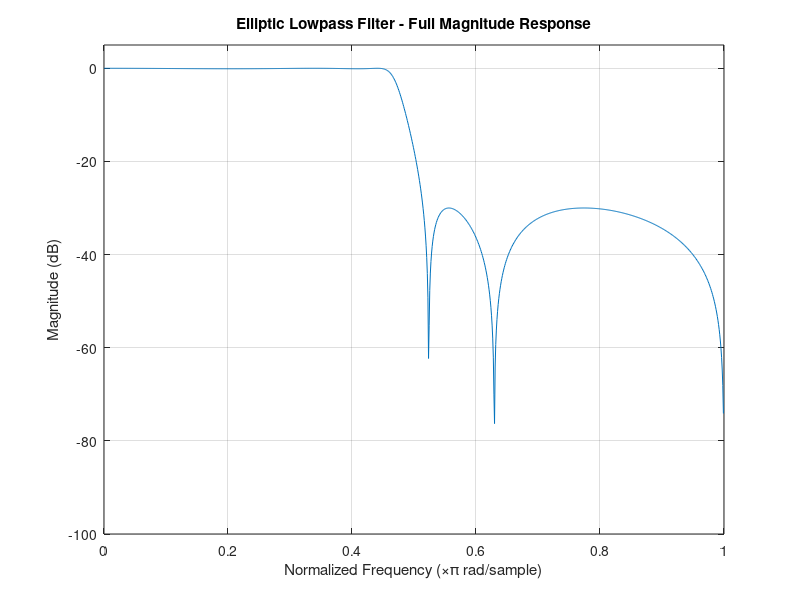
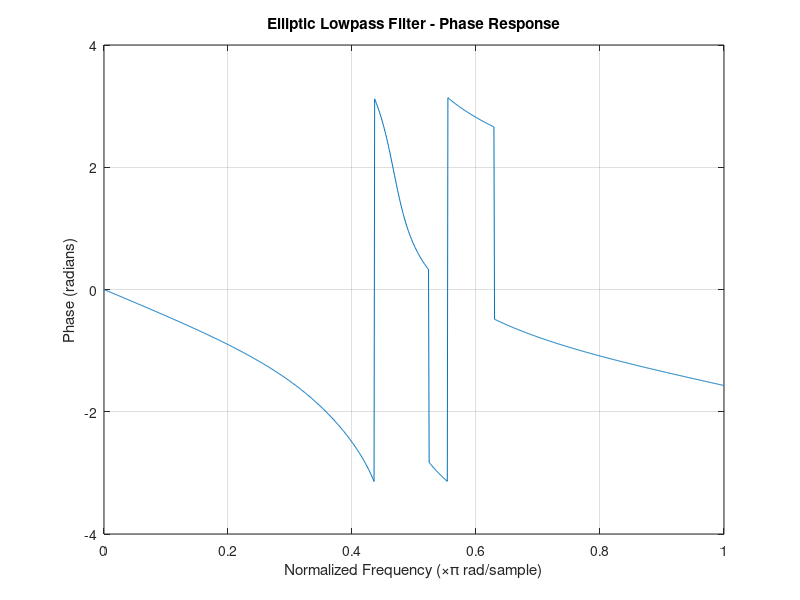
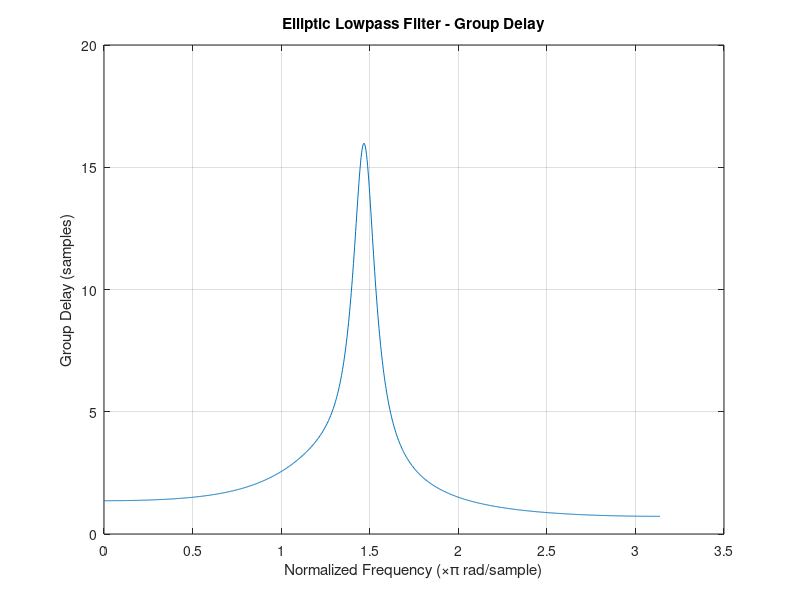
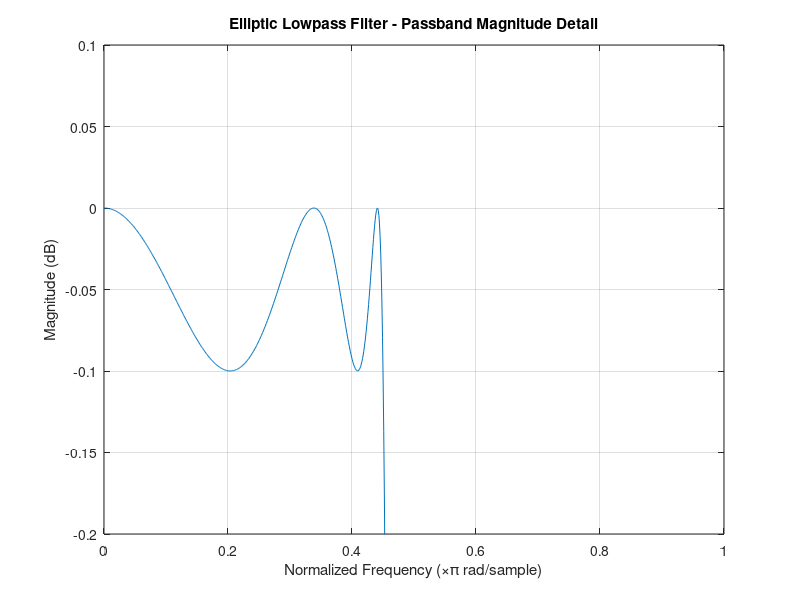

MATLAB code to generate these figures, in order: (Note: this script raises an error after producing the figures.)
clear all;
close all;
clc;

%% Q1

% Filter specifications
Wp = 0.45;  % Passband edge frequency 
Ws = 0.55;  % Stopband edge frequency
Rp = 0.1;   % Passband ripple in dB
Rs = 30;    % Stopband attenuation in dB

% Design the elliptic lowpass filter
[N, Wn] = ellipord(Wp, Ws, Rp, Rs); % Calculate minimum filter order
[b, a] = ellip(N, Rp, Rs, Wn);      % Get the filter coefficients

% Frequency response
[H, w] = freqz(b, a, 1024);

% Plot magnitude response
figure;
plot(w/pi, 20*log10(abs(H)));
grid on;
title('Elliptic Lowpass Filter - Full Magnitude Response');
xlabel('Normalized Frequency (\times\pi rad/sample)');
ylabel('Magnitude (dB)');
ylim([-100 5]);

figure;
plot(w/pi, angle(H));
title('Elliptic Lowpass Filter - Phase Response');
xlabel('Normalized Frequency (\times\pi rad/sample)');
ylabel('Phase (radians)');
grid on;

% Plot group delay
figure
grpdelay(b, a, 1024);
title('Elliptic Lowpass Filter - Group Delay');
xlabel('Normalized Frequency (\times\pi rad/sample)');
ylabel('Group Delay (samples)');

figure;
plot(w/pi, 20*log10(abs(H)));
grid on;
title('Elliptic Lowpass Filter - Passband Magnitude Detail');
xlabel('Normalized Frequency (\times\pi rad/sample)');
ylabel('Magnitude (dB)');
ylim([-0.2 0.1]);

figure;
plot(w/pi, 20*log10(abs(H)));
grid on;
title('Elliptic Lowpass Filter - Transition Band Magnitude Detail');
xlabel('Normalized Frequency (\times\pi rad/sample)');
ylabel('Magnitude (dB)');
ylim([-5 1]);
xlim([0.4 0.5]);

figure;
plot(w/pi, 20*log10(abs(H)));
grid on;
title('Elliptic Lowpass Filter - Stopband Magnitude Detail');
xlabel('Normalized Frequency (\times\pi rad/sample)');
ylabel('Magnitude (dB)');
ylim([-70 -10]);
xlim([0.45 1]);

%% Q2

[d1,d2] = tf2ca(b,a); 	% TF2CA returns denominators of the allpass.
num = 0.5*conv(fliplr(d1),d2)+0.5*conv(fliplr(d2),d1);
den = conv(d1,d2); 	% Reconstruct numerator and denonimator.
MaxDiff = max([max(b-num),max(a-den)]); % Compare original and reconstructed numerator and denominators.

% Plot magnitude response
figure;
plot(w/pi, 20*log10(abs(H)));
grid on;
title('Original Filter - Magnitude Response');
xlabel('Normalized Frequency (\times\pi rad/sample)');
ylabel('Magnitude (dB)');
ylim([-100 5]);


[H2, w2] = freqz(num, den, 1024);

% Plot magnitude response
figure;
plot(w2/pi, 20*log10(abs(H2)));
grid on;
title('Reconstructed Filter - Magnitude Response');
xlabel('Normalized Frequency (\times\pi rad/sample)');
ylabel('Magnitude (dB)');
ylim([-100 5]);

% Plot group delay
figure
grpdelay(num, den, 1024);
title('Reconstructed Filter - Group Delay');
xlabel('Normalized Frequency (\times\pi rad/sample)');
ylabel('Group Delay (samples)');

figure;
[H3, w3] = freqz(num, 1, 1024);
plot(w3/pi,  angle(H2));
grid on;
title('Reconstructed Filter - Phase Response');
xlabel('Normalized Frequency (\times\pi rad/sample)');
ylabel('angle (radians)');

figure;
[H4, w4] = freqz(den, 1, 1024);
plot(w4/pi, angle(H4));
grid on;
title('Denominator Filter - Phase Response');
xlabel('Normalized Frequency (\times\pi rad/sample)');
ylabel('angle (radians)');

figure;
plot(w3/pi,  20*log10(abs(H3)));
grid on;
title('Numerator Filter - Magnitude Response');
xlabel('Normalized Frequency (\times\pi rad/sample)');
ylabel('Magnitude (dB)');

figure;
plot(w4/pi, 20*log10(abs(H4)));
grid on;
title('Denominator Filter - Magnitude Response');
xlabel('Normalized Frequency (\times\pi rad/sample)');
ylabel('Magnitude (dB)');

%% Q3

% Filter specifications
Rp = 0.1;   % Passband ripple in dB
Rs = 30;    % Stopband attenuation in dB

% Design the elliptic lowpass filter
[N2, Wn] = ellipord(Wp, Ws, Rp, Rs); % Calculate minimum filter order
[b, a] = ellip(N2, Rp, Rs, Wn);      % Get the filter coefficients

% Frequency response
[H6, w6] = freqz(b, a, 1024);
[d1,d2] = tf2ca(b,a); 	% TF2CA returns denominators of the allpass.
num2 = 0.5*conv(fliplr(d1),d2)+0.5*conv(fliplr(d2),d1);
den2 = conv(d1,d2); 	% Reconstruct numerator and denonimator.

[H7, w7] = freqz(num2, den2, 1024);

% Design the elliptic lowpass filter
[N2, Wn] = ellipord(Wp, Ws, Rp, Rs); % Calculate minimum filter order
[b, a] = ellip(N2, Rp, Rs, Wn);      % Get the filter coefficients
[bp,ap] = iirpowcomp(b, a);

[d1,d2] = tf2ca(b,a); 	% tf2ca returns denominators of the allpass.
num3 = 0.5*conv(fliplr(d1),d2)-0.5*conv(fliplr(d2),d1);
den3 = conv(d1,d2); % Reconstruct numerator and denonimator.

[H8, w8] = freqz(num3, den3, 1024);

% Plot magnitude response
figure;
plot(w6/pi, 20*log10(abs(H6)));
grid on;
title('Power Complementary Filter - Magnitude Response');
xlabel('Normalized Frequency (\times\pi rad/sample)');
ylabel('Magnitude (dB)');
ylim([-100 5]);

% Plot magnitude response
figure;
plot(w6/pi, angle(H6));
grid on;
title('Power Complementary Filter - Phase Response');
xlabel('Normalized Frequency (\times\pi rad/sample)');
ylabel('Phase (radians)');
ylim([-100 5]);

% Plot magnitude response for both filters
figure;
plot(w/pi, 20*log10(abs(H7)), 'b');
hold on;
plot(w/pi, 20*log10(abs(H8)), 'r');
title('Lowpass and Highpass Power Complementary Filters');
xlabel('Normalized Frequency (\times\pi rad/sample)');
ylabel('Magnitude (dB)');
legend('Lowpass Filter', 'Highpass Filter');
grid on;
ylim([-100 5]);

%% Q4

[allpass1, allpass2] = tf2ca(b, a);

% Convert each allpass section to lattice form using tf2latc
[k1, v1] = tf2latc(allpass1, 1);  % Allpass section 1
[k2, v2] = tf2latc(allpass2, 1);  % Allpass section 2

% Display lattice coefficients for each allpass section
disp('Lattice coefficients for Allpass Section 1:');
disp(k1);

disp('Reflection coefficients for Allpass Section 1 (v1):');
disp(v1);

disp('Lattice coefficients for Allpass Section 2:');
disp(k2);

disp('Reflection coefficients for Allpass Section 2 (v2):');
disp(v2);

%% Q5
[N, Wn] = ellipord(Wp, Ws, Rp, Rs);
[b, a] = ellip(N, Rp, Rs, Wn);

% Frequency response of the original filter (without quantization)
[H_orig, w] = freqz(b, a, 1024);

% Step 2: Quantize Direct Form Coefficients

% 16-bit quantization
b_quant16 = quantize(b, 15);
a_quant16 = quantize(a, 15);
[H_quant16, w] = freqz(b_quant16, a_quant16, 1024);

% 10-bit quantization
b_quant10 = quantize(b, 9);
a_quant10 = quantize(a, 9);
[H_quant10, w] = freqz(b_quant10, a_quant10, 1024);

% Step 3: Convert to lattice form and quantize lattice coefficients
[k, v] = tf2latc(b, a);  % Lattice realization

% Quantize the lattice coefficients to 16 bits and 10 bits
k_quant16 = quantize(k, 16);
v_quant16 = quantize(v, 16);
k_quant10 = quantize(k, 10);
v_quant10 = quantize(v, 10);

% Convert back to direct form using the quantized lattice coefficients
[b_lattice16, a_lattice16] = latc2tf(k_quant16, v_quant16);
[b_lattice10, a_lattice10] = latc2tf(k_quant10, v_quant10);

% Frequency response of the quantized lattice form filters
[H_lattice16, w] = freqz(b_lattice16, a_lattice16, 1024);
[H_lattice10, w] = freqz(b_lattice10, a_lattice10, 1024);

% Step 4: Plot and Compare Frequency Responses
figure;
plot(w/pi, 20*log10(abs(H_orig)), 'b*');
hold on;
plot(w/pi, 20*log10(abs(H_quant16)), 'r--');
plot(w/pi, 20*log10(abs(H_lattice16)), 'g+');
title('Quantization Effects Comparison (16-bit)');
legend('Original', 'Direct Form 16-bit', 'Lattice Form 16-bit');
xlabel('Normalized Frequency (\times\pi rad/sample)');
ylabel('Magnitude (dB)');
grid on;

figure;
plot(w/pi, 20*log10(abs(H_orig)), 'b*');
hold on;
plot(w/pi, 20*log10(abs(H_quant10)), 'r--');
plot(w/pi, 20*log10(abs(H_lattice10)), 'g+');
title('Quantization Effects Comparison (10-bit)');
legend('Original','Direct Form 10-bit', 'Lattice Form 10-bit');
xlabel('Normalized Frequency (\times\pi rad/sample)');
ylabel('Magnitude (dB)');
grid on;